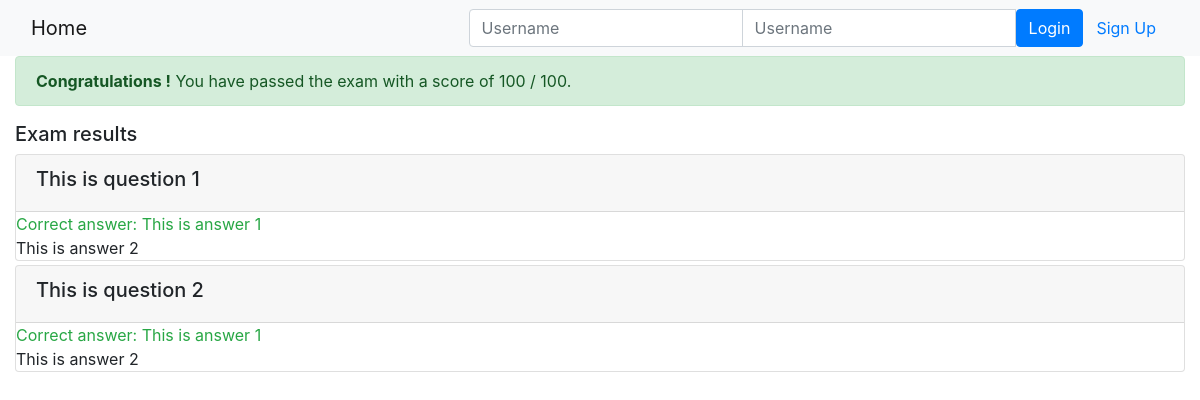
Screenshot of /onlinecourse/1/show_exam_result/1 with the database file from the repository.
### onlinecourse/models.py (models this page shows, shortened)
class Question(models.Model):
    course = models.ForeignKey(Course, on_delete=models.CASCADE)
    text = models.TextField()
    grade = models.IntegerField(default=1)

class Choice(models.Model):
    question = models.ForeignKey(Question, on_delete=models.CASCADE)
    content = models.TextField()
    correct = models.BooleanField()

### onlinecourse/views.py (the view)
# urls.py: path('<int:course_id>/show_exam_result/<int:submission_id>', views.show_exam_result, name='show_exam_result'),
def show_exam_result(request, course_id, submission_id):
    course = Course.objects.get(id=course_id)
    submission = Submission.objects.get(id=submission_id)
    selected_ids = []
    selected_count = 0
    for choice in submission.choices.all():
        selected_ids.append(choice.id)
        if choice.correct:
            selected_count += choice.question.grade
    complete_count = 0
    for question in course.question_set.all():
        for choice in question.choice_set.all():
            if choice.correct:
                complete_count += choice.question.grade
    context = {}
    context['course'] = course
    context['selected_ids'] = selected_ids
    context['grade'] = int(100.0 * selected_count / complete_count)
    return render(request, 'onlinecourse/exam_result_bootstrap.html', context)

### onlinecourse/templates/onlinecourse/exam_result_bootstrap.html (shortened to what this page needs)
<!DOCTYPE html>
<html lang="en">
<head>
    {% load static %}
    <link rel="stylesheet" href="https://maxcdn.bootstrapcdn.com/bootstrap/4.5.2/css/bootstrap.min.css">
</head>
<body>
 <nav class="navbar navbar-light bg-light">
    <div class="container-fluid">
        <div class="navbar-header">
              <a class="navbar-brand" href="{% url 'onlinecourse:index' %}">Home</a>
        </div>
        <ul class="nav navbar-nav navbar-right">
            {% if user.is_authenticated %}
            <li>
                <a class="btn btn-link" href="#">{{ user.first_name }}({{ user.username }})</a>
                <a class="btn btn-link" href="{% url 'onlinecourse:logout' %}">Logout</a>
            </li>
            {% else %}
            <li>
                <form class="form-inline" action="{% url 'onlinecourse:login' %}" method="post">
                    <div class="input-group">
                        <input type="text" class="form-control" placeholder="Username" name="username" >
                        <input type="password" class="form-control" placeholder="Username" name="psw" >
                        <button class="btn btn-primary" type="submit">Login</button>
                        <a class="btn btn-link" href="{% url 'onlinecourse:registration' %}">Sign Up</a>
                    </div>
                </form>
            </li>
            {% endif %}
        </ul>
    </div>
</nav>
<div class="container-fluid">
    {% if grade > 80 %}
    <div class="alert alert-success">
       <strong>Congratulations {{ user.first_name }}!</strong> You have passed the exam with a score of  {{ grade }} / 100.
    </div>
        {% else %}
        <div class="alert alert-danger">
            <strong>Failed {{ user.first_name }}!</strong> You have failed the exam with a score of {{ grade }} / 100.
        </div>
        <a class="btn btn-link text-danger" href="{% url 'onlinecourse:course_details' course.id %}">Re-test</a>
        {% endif %}
        <div class="card-columns-vertical mt-1">
        <h5 class="">Exam results</h5>
            {% for question in course.question_set.all %}
                <div class="card mt-1">
                    <div class="card-header"><h5>{{ question.text}}</h5></div>
                    {% for choice in question.choice_set.all %}
                        {% if choice.correct and choice.id in selected_ids %}
                            <span class="text-success">Correct answer: {{ choice.content }}</span>
                        {% else %}
                            {% if not choice.correct and choice.id in selected_ids %}
                                <span class="text-danger">Should not be selected: {{ choice.content }}</span>
                            {% else %}
                                {% if choice.correct %}
                                    <span class="text-warning">Not selected: {{ choice.content }}</span>
                                {% else %}
                                    {{ choice.content }}
                                {% endif %}
                            {% endif %}
                        {% endif %}
                    {% endfor %}
                </div>
            {% endfor %}
        </div>
    </div>
</body>
</html>

### rows the page displays
Question: text "This is question 1"
Choice: content "This is answer 1"
Choice: content "This is answer 2"
Question: text "This is question 2"
Choice: content "This is answer 1"
Choice: content "This is answer 2"

### other values shown
{{ grade }} "100"
